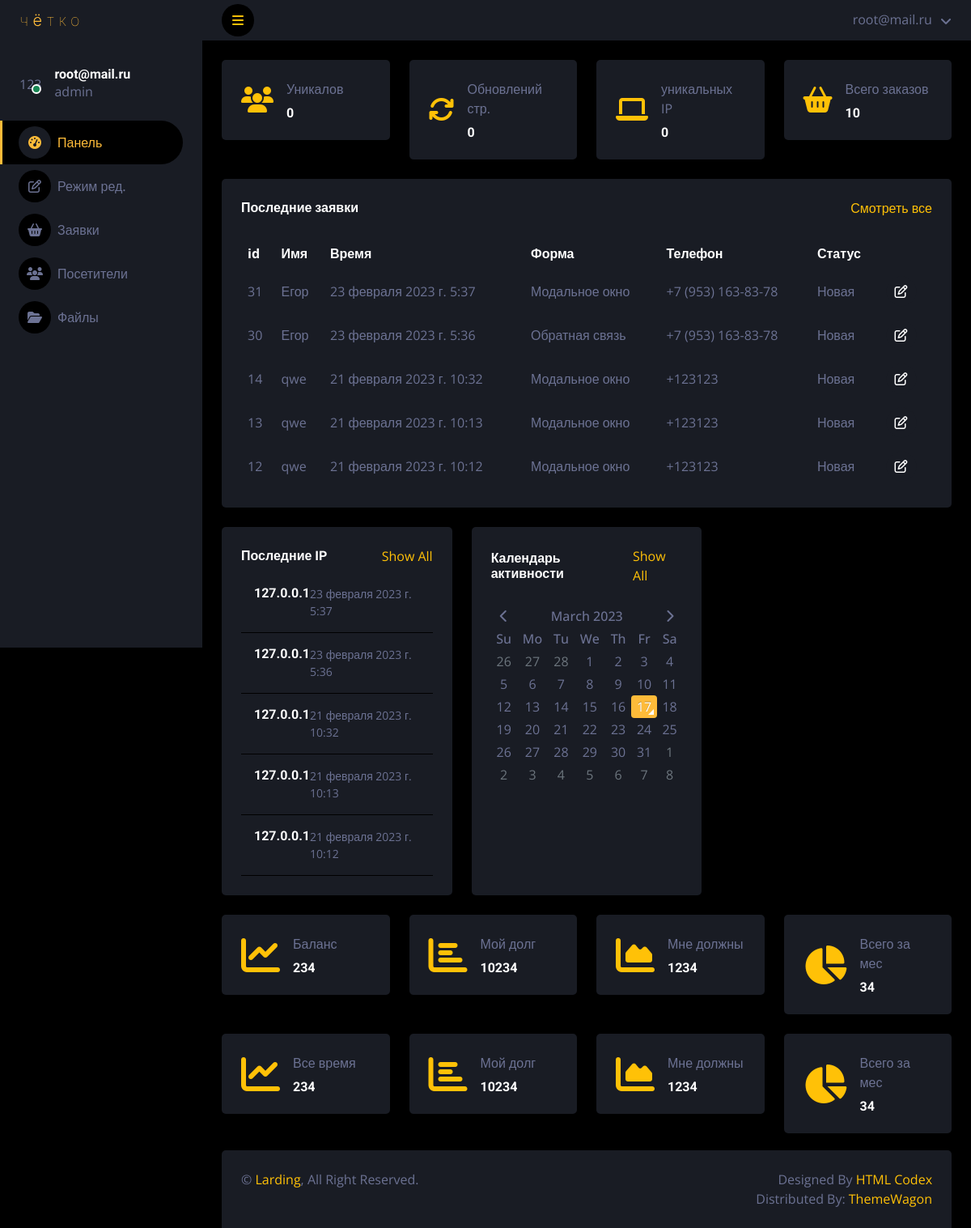
/dashboard/ (signed in), run on an earlier commit of the app's database.
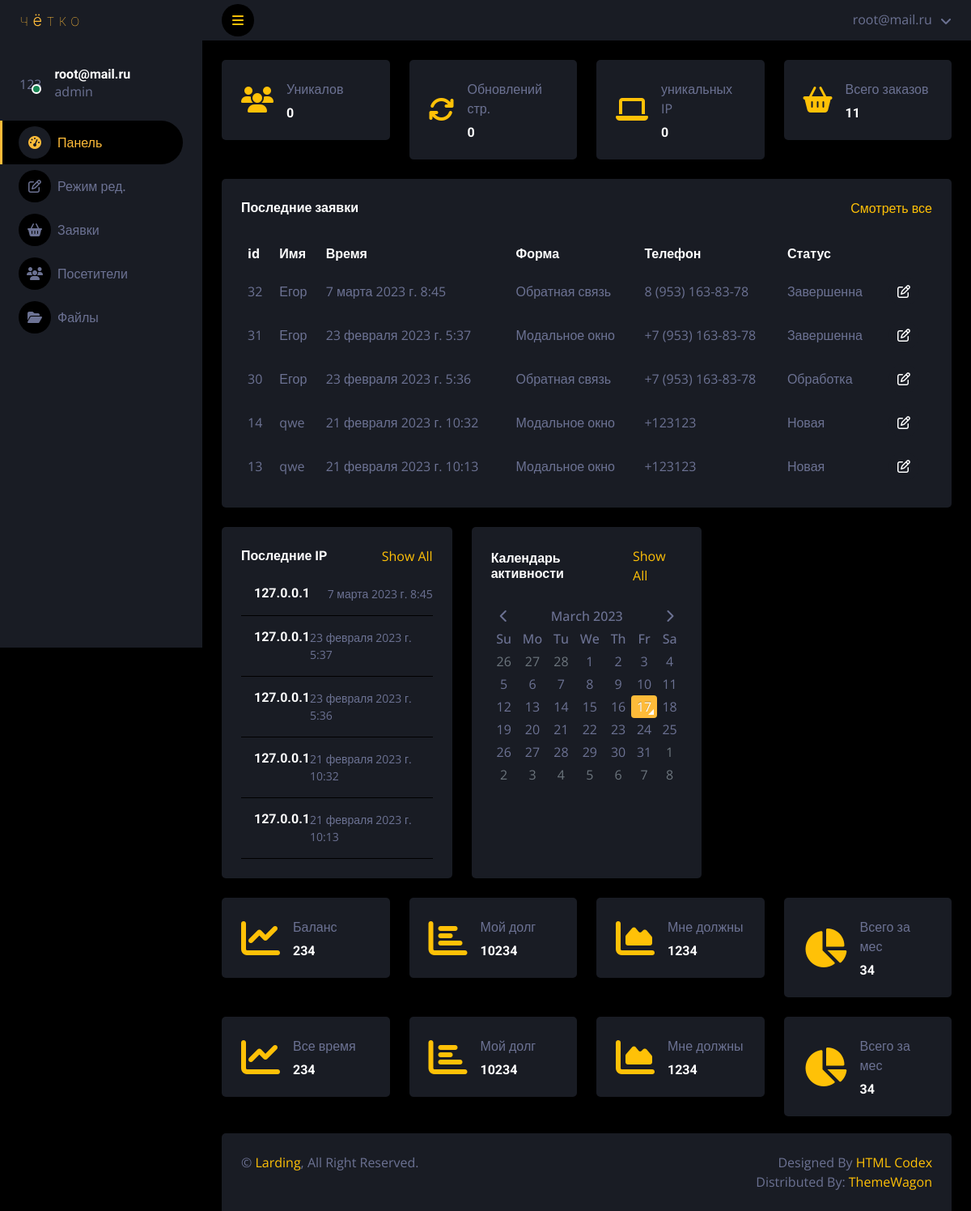
And on a later commit of the database.
### landing/models.py (models this page shows, shortened)
class bids(models.Model):
	STATUS_BID = [
        ('new', 'Новая'),
        ('processing', 'Обработка'),
        ('completed', 'Завершенна'),
    ]
	name = models.CharField(max_length=100, db_index=True,verbose_name="Имя",blank=True)
	last_name = models.CharField(max_length=100, db_index=True,verbose_name="Фамилия",blank=True)
	mail = models.CharField(max_length=100, db_index=True,verbose_name="Почта",blank=True)
	tel = models.CharField(max_length=100, db_index=True,verbose_name="Телефон",blank=True)
	message = models.TextField(db_index=True,verbose_name="Сообщение",null=True,blank=True)
	which = models.CharField(max_length=100, db_index=True,verbose_name="Форма отправки",blank=True)
	ip = models.CharField(max_length=100, db_index=True,verbose_name="IP",blank=True)
	country = models.CharField(max_length=100, db_index=True,verbose_name="Страна",blank=True)
	os = models.CharField(max_length=100, db_index=True,verbose_name="Операционная система",blank=True)
	browser = models.CharField(max_length=200, db_index=True,verbose_name="Браузер",blank=True)
	data = models.FileField(upload_to="files/%Y/%m/%d/",blank=True,verbose_name="Фаил")
	time_create = models.DateTimeField(auto_now_add=True,verbose_name="Время отправки",blank=True)
	time_update = models.DateTimeField(auto_now=True,verbose_name="Последнее обновление",blank=True)
	status = models.TextField(blank=True,verbose_name="Статус",choices=STATUS_BID)
	class Meta:
		verbose_name = 'Заявка'
		verbose_name_plural = 'Заявки'

### landing/views.py (the view)
# urls.py: path('dashboard/',DashboardPage.as_view(),name='dashboard'),
class DashboardPage(LoginRequiredMixin,DataMixin,ListView):
	model = landing
	template_name = 'accounts/darkpan/dashboard.html'
	context_object_name ='items'
	ordering = ['order']
	login_url = '/admin/'
	def get_context_data(self,*, object_list=None, **kwargs):
		context = super().get_context_data(**kwargs)
		print(self.request.user)
		context['user'] = self.request.user
		context['orders'] = bids.objects.order_by("-id")[0:5]
		context['orders_count'] =bids.objects.count()
		context['visitors_count'] = visitors.objects.filter(time_out='1').count()
		context['reload_page_count'] = visitors.objects.count()
		context['ip_count'] = visitors.objects.values('ip').distinct().count()
		c_def = self.get_user_context(title="Панель упровления",selected="landing:dashboard")
		context = dict(list(context.items())+list(c_def.items()))
		return context

### landing/utils.py (called while the page is built)
	def get_user_context(self, **kwargs):
		context = kwargs
		context['menu_admin']=[{'title':'Панель','url_name':'landing:dashboard','icon':'fa-tachometer-alt'},
							   {'title':'Режим ред.','url_name':'landing:edit','icon':'fa-edit'},
							   {'title':'Заявки','url_name':'landing:order','icon':'fa-shopping-basket'},
							   {'title':'Посетители','url_name':'landing:users','icon':'fa-users'},
							   {'title':'Файлы','url_name':'landing:files','icon':'fa-folder-open'},
			]
		return context

### landing/templates/accounts/darkpan/dashboard.html (shortened to what the changed rows need)
{% extends "accounts/darkpan/base.html" %}
{% block content %}
            <div class="container-fluid pt-4 px-4">
                <div class="row g-4">
                    <div class="col-sm-6 col-xl-3">
                        <div class="bg-secondary rounded d-flex align-items-center justify-content-start p-4">
                            <div class="ms-3">
                                <p class="mb-2">Всего заказов</p>
                                <h6 class="mb-0">{{orders_count}}</h6>
                            </div>
                        </div>
                    </div>
                </div>
            </div>
            <div class="container-fluid pt-4 px-4">
                <div class="bg-secondary text-center rounded p-4">
                    <div class="table-responsive">
                        <table class="table text-start align-middle table-borderless table-hover mb-0">
                            <thead>
                                <tr class="text-white">
                                    <th scope="col">id</th>
                                    <th scope="col">Имя</th>
                                    <th scope="col">Время</th>
                                    <th scope="col">Форма</th>
                                    <th scope="col">Телефон</th>
                                    <th scope="col">Статус</th>
                                    <th scope="col"></th>
                                </tr>
                            </thead>
                            <tbody>
                                {% for item in orders %}
                                    <tr>
                                        <td>{{ item.id }}</td>
                                        <td>{{ item.name }}</td>
                                        <td>{{ item.time_create }}</td>
                                        <td>{{ item.which }}</td>
                                        <td>{{ item.tel }}</td>
                                        {% for itemme in item.STATUS_BID %}
                                            {% if item.status in itemme.0 %}
                                                <td>{{ itemme.1 }}</td>
                                            {% endif %}
                                        {% endfor %}
                                        <td>
                                            <button type="button" class="btn btn-square btn-secondary getorder" data-bs-toggle="modal" data-bs-target="#exampleModal" data-id-order="{{ item.id }}" data-path="/orders/{{ item.id }}/">
                                                <i class="fa-regular fa-pen-to-square"></i>
                                            </button>
                                        </td>
                                    </tr>
                                {% endfor %}
                            </tbody>
                        </table>
                    </div>
                </div>
            </div>
            <div class="container-fluid pt-4 px-4">
                <div class="row g-4">
                    <div class="col-sm-12 col-md-6 col-xl-4">
                        <div class="h-100 bg-secondary rounded p-4">
                            {% for item in orders %}
                                <div class="d-flex align-items-center border-bottom py-3">
                                    <div class="w-100 ms-3">
                                        <div class="d-flex w-100 justify-content-between">
                                            <h6 class="mb-0">{{ item.ip }}</h6>
                                            <small>{{ item.time_create }}</small>
                                        </div>
                                    </div>
                                </div>
                            {% endfor %}
                        </div>
                    </div>
                </div>
            </div>
{% endblock %}

### landing/templates/accounts/darkpan/base.html (shortened to what this page needs)
{% load static %}
<!DOCTYPE html>
<html lang="en">
<head>
    <link href="{% static 'accounts/'%}lib/owlcarousel/assets/owl.carousel.min.css" rel="stylesheet">
    <link href="{% static 'accounts/'%}lib/tempusdominus/css/tempusdominus-bootstrap-4.min.css" rel="stylesheet" />
    <link href="{% static 'accounts/'%}css/bootstrap.min.css" rel="stylesheet">
    <link href="{% static 'accounts/'%}css/style.css" rel="stylesheet">
</head>
<body>
    <div class="container-fluid position-relative d-flex p-0">
        <div class="sidebar pe-4 pb-3">
            <nav class="navbar bg-secondary navbar-dark">
                <a href="{% url 'landing:home' %}" class="d-flex align-items-center navbar-brand mx-4 mb-3 w-100">
                    <img src="{% static 'accounts/'%}img/logo.svg">
                </a>
                <div class="d-flex align-items-center ms-4 mb-4 mt-4 w-100">
                    <div class="position-relative">
                        <div class="rounded-circle">123</div>
                        <div class="bg-success rounded-circle border border-2 border-white position-absolute end-0 bottom-0 p-1"></div>
                    </div>
                    <div class="ms-3">
                        <h6 class="mb-0">{{ user.email }}</h6>
                        {% if user.is_superuser %}
                            <span>admin</span>
                        {% else %}
                            <span>no admin</span>
                        {% endif %}
                    </div>
                </div>
                <div class="navbar-nav w-100">
                    {% for item in menu_admin %}
                        {% if item.url_name == selected %}
                            <a href="{% url item.url_name %}" class="nav-item nav-link active"><i class="fa {{ item.icon }} me-2"></i>{{ item.title }}</a>
                        {% else %}
                            <a href="{% url item.url_name %}" class="nav-item nav-link"><i class="fa {{ item.icon }} me-2"></i>{{ item.title }}</a>
                        {% endif %}
                    {% endfor %}
                </div>
            </nav>
        </div>
        <div class="content ">
            <nav class="navbar navbar-expand bg-secondary navbar-dark sticky-top px-4 py-0">
                <a href="#" class="sidebar-toggler flex-shrink-0">
                    <i class="fa fa-bars"></i>
                </a>
                <div class="navbar-nav align-items-center ms-auto">
                    <div class="nav-item dropdown">
                        <a href="#" class="nav-link dropdown-toggle" data-bs-toggle="dropdown">
                            <span class="d-none d-lg-inline-flex">{{ user.email }}</span>
                        </a>
                    </div>
                </div>
            </nav>
            {% block content %}
            {% endblock %}
            <div class="mt-auto position-sticky top-100" style="margin-top: 117px !important;">
                <div class="container-fluid pt-4 px-4 position-absolute bottom-0"  >
                    <div class="bg-secondary rounded-top p-4" >
                        <div class="row" >
                            <div class="col-12 col-sm-6 text-center text-sm-start">
                                &copy; <a href="#">Larding</a>, All Right Reserved.
                            </div>
                            <div class="col-12 col-sm-6 text-center text-sm-end">
                                Designed By <a href="https://htmlcodex.com">HTML Codex</a>
                                <br>Distributed By: <a href="https://themewagon.com" target="_blank">ThemeWagon</a>
                            </div>
                        </div>
                    </div>
                </div>
            </div>
        </div>
    </div>
</body>
</html>

What changed in the data, as far as the page shows it:
no longer on this page (row unchanged): bids: id "12", name "qwe", time_create "21 февраля 2023 г. 10:12", which "Модальное окно", tel "+123123", itemme "Новая", ip "127.0.0.1"
added bids: id "32", name "Егор", time_create "7 марта 2023 г. 8:45", which "Обратная связь", tel "8 (953) 163-83-78", itemme "Завершенна", ip "127.0.0.1"
changed bids "23 февраля 2023 г. 5:37": status "new" → "completed" (drawn)
changed bids "23 февраля 2023 г. 5:36": status "new" → "processing" (drawn)
Also different on the page:
{{ orders_count }}: "10" → "11"
new list line: "Завершенна"
new list line: "Обработка"
list line gone: "Новая"
